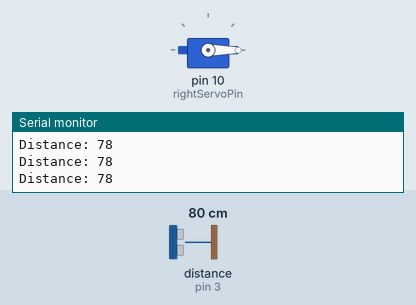
A sketch run on a simulated Arduino Uno, built with avr-gcc and run on an emulated ATmega328P. Shown: servo, the last lines printed to the serial monitor. Wiring (inferred from the names in the program): ultrasonic range finder: trigger pin 2; echo pin 3. The inputs (shaded band) are chosen by the test bench; at power-on: distance to the obstacle (sensor on pin 3) 80 cm. The echo pulse lasts 58.3 µs per cm.

Above: at 1.2 s.
1.3 s: distance to the obstacle (sensor on pin 3) set to 12 cm
3.3 s: distance to the obstacle (sensor on pin 3) set to 9 cm
At 4.37 s:
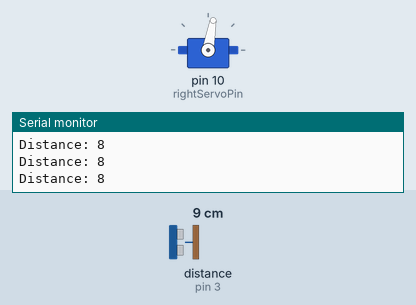
At 5.1 s:
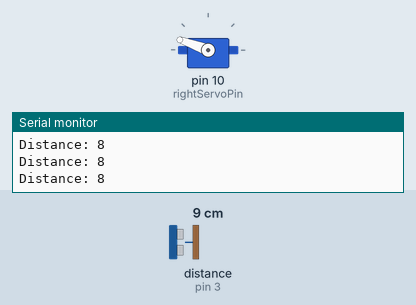
Timing chart, 0 to 12.3 s (numbered marks = the images above; inputs shaded):
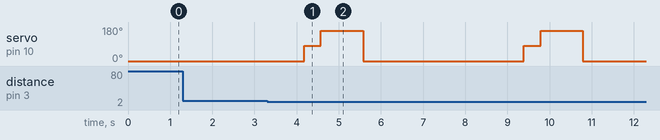

The sketch:

hand_soap_dispenser.ino
```cpp
#include <Servo.h>

// Setup servo
const int rightServoPin = 10;
Servo rightServo;
int servoPosition = 0;

// Setup ultrasonic sensor
const int trigPin = 2;
const int echoPin = 3;

// For calculating distance
long duration;
int distance;

// Filter to check when to start the servo.
int filterCount = 0;

void setup() {
  pinMode(trigPin, OUTPUT);
  pinMode(echoPin, INPUT);
  rightServo.attach(rightServoPin);
  Serial.begin(9600);
  rightServo.write(0);
}

void loop() {
    digitalWrite(trigPin, LOW);
    delayMicroseconds(2);

    // Sets the trigPin on HIGH state for 10 micro seconds
    digitalWrite(trigPin, HIGH);
    delayMicroseconds(10);
    digitalWrite(trigPin, LOW);

    // Reads the echoPin, returns the sound wave travel time in microseconds
    duration = pulseIn(echoPin, HIGH);

    // Calculating the distance
    distance= duration*0.034/2;

    // Prints the distance on the Serial Monitor
    Serial.print("Distance: ");
    Serial.println(distance);

    // Exception handling.
    if(distance == 0) return;

    // Only increasing when hand is within 10cm
    if (distance < 10 && distance > 0){
      filterCount++;
    }

    if(filterCount == 50){
       rightServo.write(0);
       delay(200);
       rightServo.write(80);
       delay(400);
       rightServo.write(160);
       delay(1000);
       rightServo.write(0); // Reset the servo to 0 Degrees
       delay(3000);
       filterCount = 0;
    }
}
```

Measured:
- the behaviour switches between 11 and 10 cm on distance to the obstacle (sensor on pin 3) (found by bisection; images 0 and 1)
- after the input at 3.3 s, servo on pin 10 (rightServoPin): 0° → 80° after 0.88 s, → 160° 0.40 s later, → 0° 1.0 s later, → 80° 3.8 s later, … (6 changes in this stretch)
